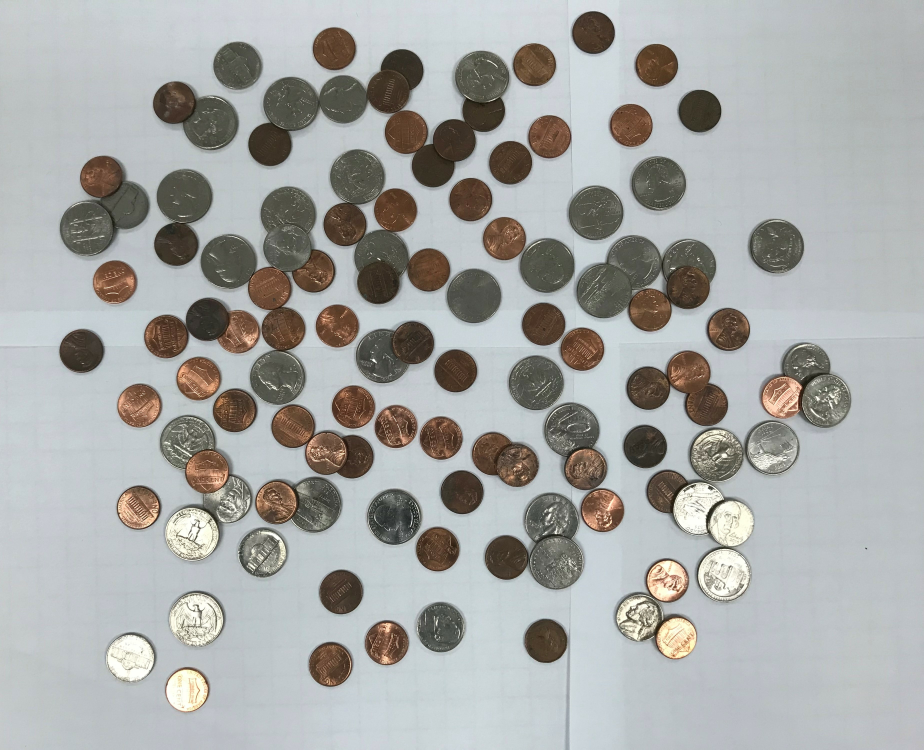
//> input picture l07/coinsHarder2-2018__.jpg, 3696 x 2997 px, given in place of coins3__.jpg, which was not available (shown at 1/4 size)
$ ./l071_copy_2 coinsHarder2-2018__.jpg   (built with g++ and OpenCV 4)
//> lines starting //> are read from the running program, lines starting //| are printed output that depends on the picture; after the words box and inside, x2 and y2 are one past the last pixel; in counts of white or black regions, pixels touching at a corner belong together; pictures that were not available may be replaced by others from this repository, and a replacement may not be noted
//Satvik Matta
//March 10, 2023

// This program will read in an image and use openCV to find the coins in the image
// and then draw a circle around them.

//It will also classify the coins as pennies, nickels, dimes, quarters, half dollars, and dollars.

#include <iostream>
#include <fstream>
#include <opencv2/opencv.hpp>
#include <opencv2/highgui.hpp>
#include <opencv2/imgproc.hpp>

using namespace std;

void image3(){
    //Read in the image
    cv::Mat image = cv::imread("coins3__.jpg", cv::IMREAD_COLOR);
    //convert to grayscale
    cv::Mat gray;
    cv::cvtColor(image, gray, cv::COLOR_BGR2GRAY);

    //write the grayscale image to a file
    cv::imwrite("imageg.jpg", gray);

    //blur the image with a 5x5 kernel
    cv::Mat blur;
    cv::GaussianBlur(gray, blur, cv::Size(5,5), 0);

    //erode the image
    cv::Mat erode;
    cv::erode(blur, erode, cv::Mat(), cv::Point(-1,-1), 15);

    //dilate the image
    cv::Mat dilate;
    cv::dilate(erode, dilate, cv::Mat(), cv::Point(-1,-1), 15);

    cv::Mat contours;
    cv::Canny(blur, contours, 70, 200);
    cv::imwrite("imagef.jpg", contours);

    // //HoughCircles
    std::vector<cv::Vec3f> circles;
    cv::HoughCircles(dilate, circles, cv::HOUGH_GRADIENT, 2, 50, 121, 61, 75, 180);

    //draw the circles
    for (size_t i = 0; i < circles.size(); i++){
        cv::Point center(cvRound(circles[i][0]), cvRound(circles[i][1]));
        int radius = cvRound(circles[i][2]);
        cv::circle(image, center, radius, cv::Scalar(0, 0, 255), 3);
    }

    cv::imwrite("imageCircles.jpg", image);

    int average_radius = 0;
    for(int i = 0; i < circles.size(); i++){
        average_radius += circles[i][2];
    }
    average_radius = average_radius / circles.size();

    cout << "Average radius: " << average_radius << endl;

    //classify the coins by ratio to the average radius
    //make a vector of the coins for each coin
    vector<cv::Vec3f> coinP;
    vector<cv::Vec3f> coinN;
    vector<cv::Vec3f> coinD;
    vector<cv::Vec3f> coinQ;
    vector<cv::Vec3f> coinDol;
    for(int i = 0; i < circles.size(); i++){
        int x = circles[i][0];
        int y = circles[i][1];
        int b = image.at<cv::Vec3b>(y,x)[0];
        int g = image.at<cv::Vec3b>(y,x)[1];
        int r = image.at<cv::Vec3b>(y,x)[2];
        if(circles[i][2] < average_radius * 1.01 && r > (g+b)/2 ){
            if(r> 120){
                coinP.push_back(circles[i]);
            }
            else if(r > 60 && r < (g+b)/2 + 10){
                coinN.push_back(circles[i]);
            }
            else if(g < 100 && b < 100){
                coinP.push_back(circles[i]);
            }
            else{
                coinN.push_back(circles[i]);
            }
        }
        else if(circles[i][2] < average_radius * 0.9  ){
            coinD.push_back(circles[i]);
        }
        else if(circles[i][2] < average_radius * 1.134){
            coinN.push_back(circles[i]);
        }
        else if(circles[i][2] < average_radius * 1.3){
            coinQ.push_back(circles[i]);
        }
        else{
            coinDol.push_back(circles[i]);
        }
    }
    //draw the circles for each coin type in a different color
    //pennies are red
    for (size_t i = 0; i < coinP.size(); i++){
        cv::Point center(cvRound(coinP[i][0]), cvRound(coinP[i][1]));
        int radius = cvRound(coinP[i][2]);
        cv::circle(image, center, radius, cv::Scalar(0, 0, 255), 3);
    }
    //nickels are yellow
    for (size_t i = 0; i < coinN.size(); i++){
        cv::Point center(cvRound(coinN[i][0]), cvRound(coinN[i][1]));
        int radius = cvRound(coinN[i][2]);
        cv::circle(image, center, radius, cv::Scalar(0, 255, 255), 3);
    }
    //dimes are blue
    for (size_t i = 0; i < coinD.size(); i++){
        cv::Point center(cvRound(coinD[i][0]), cvRound(coinD[i][1]));
        int radius = cvRound(coinD[i][2]);
        cv::circle(image, center, radius, cv::Scalar(255, 0, 0), 3);
    }
    //quarters are purple
    for (size_t i = 0; i < coinQ.size(); i++){
        cv::Point center(cvRound(coinQ[i][0]), cvRound(coinQ[i][1]));
        int radius = cvRound(coinQ[i][2]);
        cv::circle(image, center, radius, cv::Scalar(255, 0, 255), 3);
    }
    //dollars are pink
    for (size_t i = 0; i < coinDol.size(); i++){
        cv::Point center(cvRound(coinDol[i][0]), cvRound(coinDol[i][1]));
        int radius = cvRound(coinDol[i][2]);
        cv::circle(image, center, radius, cv::Scalar(255, 192, 203), 3);
    }

    cv::imwrite("imageCoins.jpg", image);

    //print the number of each coin and the total value
    cout << "Pennies: " << coinP.size() << endl;
    cout << "Nickels: " << coinN.size() << endl;
    cout << "Dimes: " << coinD.size() << endl;
    cout << "Quarters: " << coinQ.size() << endl;
    cout << "Half Dollars" << 0 << endl;
    cout << "Dollars: " << coinDol.size() << endl;
    cout << "Total value: $" << coinP.size() * 0.01 + coinN.size() * 0.05 + coinD.size() * 0.1 + coinQ.size() * 0.25 + coinDol.size() << endl;

    //print the same to a text file named "results.txt"
    ofstream myfile;
    myfile.open("results.txt");
    myfile << "Pennies: " << coinP.size() << endl;
    myfile << "Nickels: " << coinN.size() << endl;
    myfile << "Dimes: " << coinD.size() << endl;
    myfile << "Quarters: " << coinQ.size() << endl;
    myfile << "Half Dollars" << 0 << endl;
    myfile << "Dollars: " << coinDol.size() << endl;
    myfile << "Total value: $" << coinP.size() * 0.01 + coinN.size() * 0.05 + coinD.size() * 0.1 + coinQ.size() * 0.25 + coinDol.size() << endl;
    myfile.close();
}

// [282 lines left out: functions image2, image1, not called in this run]

void part1(bool image11, bool image21, bool image31, int argc, char *argv[]){
//> called with image11 = false, image21 = false, image31 = true, argc = 2
    if(image11){
            string inputfile = "image.jpg"; //
            int lt = 100; //
            int ht = 200; //
            string imfName = "imagef.jpg";  //
            string imCirName = "imageCircles.jpg"; //
            string imCoinName = "imageCoins.jpg"; //
            string imResName = "results.txt"; //
            string imgName = "imageg.jpg"; //
            int minR = 70; //
            int maxR = 100; //
            int minDist = 100; //
            int thresh = 100; //
            // -ht 90 -minR 75 -maxR 170 -circlethresh 70 -dist 110
            for (int i = 0; i < argc; i++){
                if(strcmp(argv[i], "-f") == 0){
                    inputfile = argv[i+1];
                }
                else if(strcmp(argv[i], "-lt") == 0){
                    lt = atoi(argv[i+1]);
                }
                else if(strcmp(argv[i], "-ht") == 0){
                    ht = atoi(argv[i+1]);
                }
                else if(strcmp(argv[i], "-imf") == 0){
                    imfName = argv[i+1];
                }
                else if(strcmp(argv[i], "-imCir") == 0){
                    imCirName = argv[i+1];
                }
                else if(strcmp(argv[i], "-imCoin") == 0){
                    imCoinName = argv[i+1];
                }
                else if(strcmp(argv[i], "-imRes") == 0){
                    imResName = argv[i+1];
                }
                else if(strcmp(argv[i], "-minR") == 0){
                    minR = atoi(argv[i+1]);
                }
                else if(strcmp(argv[i], "-maxR") == 0){
                    maxR = atoi(argv[i+1]);
                }
                else if(strcmp(argv[i], "-dist") == 0){
                    minDist = atoi(argv[i+1]);
                }
                else if(strcmp(argv[i], "-tresh") == 0){
                    thresh = atoi(argv[i+1]);
                }
                else if(strcmp(argv[i], "-img") == 0){
                    imgName = argv[i+1];
                }
            }
        image1();
    }
    else if(image21){
            string inputfile = "image.jpg";
            int lt = 100;
            int ht = 200;
            string imfName = "imagef.jpg";
            string imCirName = "imageCircles.jpg";
            string imCoinName = "imageCoins.jpg";
            string imResName = "results.txt";
            string imgName = "imageg.jpg";
            int minR = 70;
            int maxR = 100;
            int minDist = 100;
            int thresh = 100;
            // -ht 90 -minR 75 -maxR 170 -circlethresh 70 -dist 110
            for (int i = 0; i < argc; i++){
                if(strcmp(argv[i], "-f") == 0){
                    inputfile = argv[i+1];
                }
                else if(strcmp(argv[i], "-lt") == 0){
                    lt = atoi(argv[i+1]);
                }
                else if(strcmp(argv[i], "-ht") == 0){
                    ht = atoi(argv[i+1]);
                }
                else if(strcmp(argv[i], "-imf") == 0){
                    imfName = argv[i+1];
                }
                else if(strcmp(argv[i], "-imCir") == 0){
                    imCirName = argv[i+1];
                }
                else if(strcmp(argv[i], "-imCoin") == 0){
                    imCoinName = argv[i+1];
                }
                else if(strcmp(argv[i], "-imRes") == 0){
                    imResName = argv[i+1];
                }
                else if(strcmp(argv[i], "-minR") == 0){
                    minR = atoi(argv[i+1]);
                }
                else if(strcmp(argv[i], "-maxR") == 0){
                    maxR = atoi(argv[i+1]);
                }
                else if(strcmp(argv[i], "-dist") == 0){
                    minDist = atoi(argv[i+1]);
                }
                else if(strcmp(argv[i], "-tresh") == 0){
                    thresh = atoi(argv[i+1]);
                }
                else if(strcmp(argv[i], "-img") == 0){
                    imgName = argv[i+1];
                }
            }
        image2();
    }
    else if(image31){
            string inputfile = "image.jpg";
            int lt = 100;
            int ht = 200;
            string imfName = "imagef.jpg";
            string imCirName = "imageCircles.jpg";
            string imCoinName = "imageCoins.jpg";
            string imResName = "results.txt";
            string imgName = "imageg.jpg";
            int minR = 70;
            int maxR = 100;
            int minDist = 100;
            int thresh = 100;
            // -ht 90 -minR 75 -maxR 170 -circlethresh 70 -dist 110
            for (int i = 0; i < argc; i++){
                if(strcmp(argv[i], "-f") == 0){
                    inputfile = argv[i+1];
                }
                else if(strcmp(argv[i], "-lt") == 0){
                    lt = atoi(argv[i+1]);
                }
                else if(strcmp(argv[i], "-ht") == 0){
                    ht = atoi(argv[i+1]);
                }
                else if(strcmp(argv[i], "-imf") == 0){
                    imfName = argv[i+1];
                }
                else if(strcmp(argv[i], "-imCir") == 0){
                    imCirName = argv[i+1];
                }
                else if(strcmp(argv[i], "-imCoin") == 0){
                    imCoinName = argv[i+1];
                }
                else if(strcmp(argv[i], "-imRes") == 0){
                    imResName = argv[i+1];
                }
                else if(strcmp(argv[i], "-minR") == 0){
                    minR = atoi(argv[i+1]);
                }
                else if(strcmp(argv[i], "-maxR") == 0){
                    maxR = atoi(argv[i+1]);
                }
                else if(strcmp(argv[i], "-dist") == 0){
                    minDist = atoi(argv[i+1]);
                }
                else if(strcmp(argv[i], "-tresh") == 0){
                    thresh = atoi(argv[i+1]);
                }
                else if(strcmp(argv[i], "-img") == 0){
                    imgName = argv[i+1];
                }
        }
        image3();
//> in image3, image is the input picture: 2997 rows x 3696 cols, CV_8UC3; mean B, G, R 165.9, 167.8, 166.5
//> in image3, `cv::erode(blur, erode, cv::Mat(), cv::Point(-1,-1), 15);`:
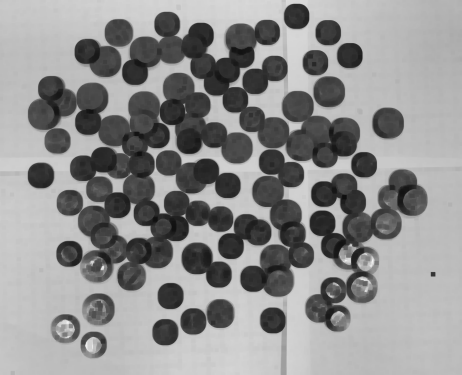
//> erode: 2997 rows x 3696 cols, CV_8UC1 (shown at 1/8 size); min 15, max 246, mean 142.3
//> in image3, `cv::dilate(erode, dilate, cv::Mat(), cv::Point(-1,-1), 15);`:
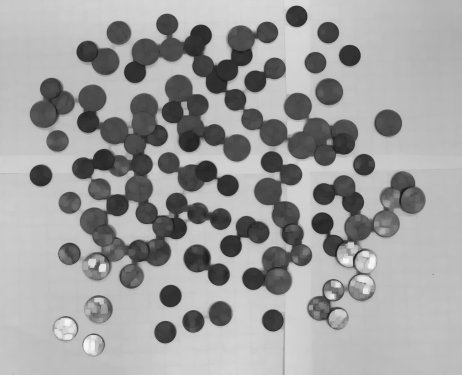
//> dilate: 2997 rows x 3696 cols, CV_8UC1 (shown at 1/8 size); min 15, max 246, mean 159.7
//> in image3, `cv::Canny(blur, contours, 70, 200);`:
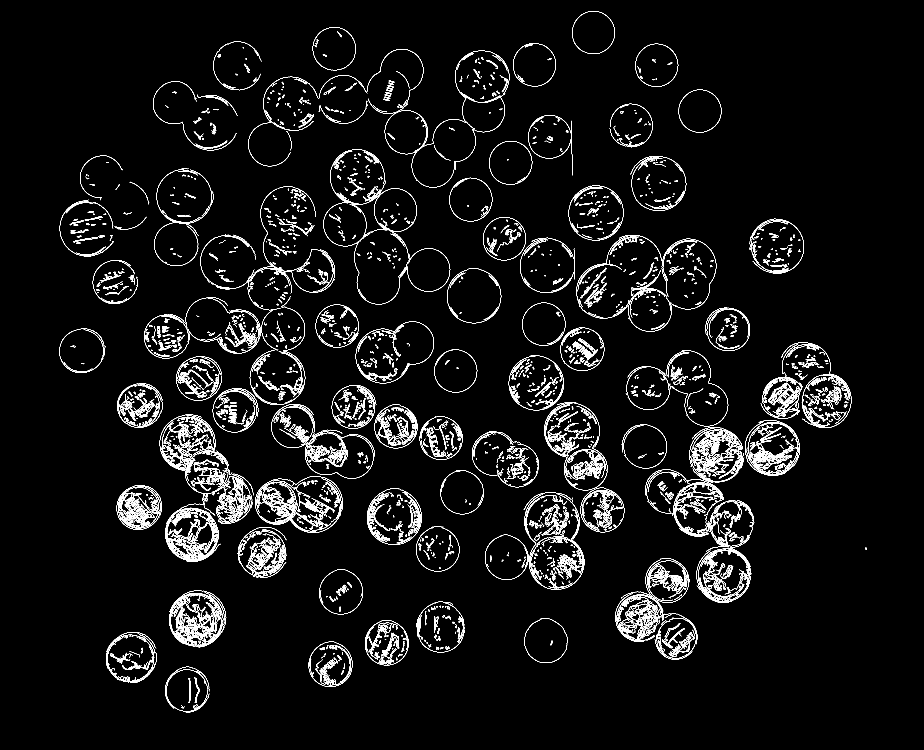
//> contours: 2997 rows x 3696 cols, CV_8UC1 (shown at 1/4 size); 2.6% white in thin lines or dots, all inside (x1, y1, x2, y2) = (237, 45, 3468, 2850)
//> in image3, `cv::HoughCircles(dilate, circles, cv::HOUGH_GRADIENT, 2, 50, 121, 61, ..`: circles = 135 circles (x, y, radius), first 12: [1051, 2211, 97], [2137, 259, 86.2], [3093, 1793, 105.4], [3107, 985, 109.2], [2561, 2467, 99.6], [1763, 1753, 85], [2145, 1531, 109.8], [737, 787, 108.8], [829, 1279, 86.2], [1763, 2511, 97.4], [557, 1623, 88], [349, 913, 111.4]
//> the loop in image3, `for (size_t i = 0; i < circles.size(); i++)` made 135 passes
//> (center, radius) on passes 1 to 8: (Point(1051, 2211), 97), (Point(2137, 259), 86), (Point(3093, 1793), 105), (Point(3107, 985), 109), (Point(2561, 2467), 100), (Point(1763, 1753), 85), (Point(2145, 1531), 110), (Point(737, 787), 109)
//> after the loop in image3, `for (size_t i = 0; i < circles.size(); i++)`:
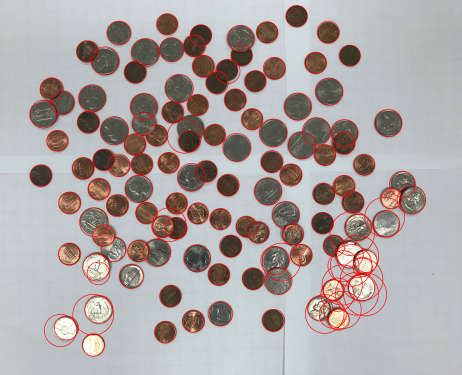
//> image: 2997 rows x 3696 cols, CV_8UC3 (shown at 1/8 size); mean B, G, R 161.2, 163, 171.1
//> the loop in image3, `for(int i = 0; i < circles.size(); i++)` made 135 passes
//> average_radius on passes 1 to 8: 97, 183, 288, 397, 496, 581, 690, 798
//> after the loop in image3, `for(int i = 0; i < circles.size(); i++)`: average_radius = 13674
//> in image3, `average_radius = average_radius / circles.size();`: average_radius = 101
//| Average radius: 101
//> the loop in image3, `for(int i = 0; i < circles.size(); i++)` made 135 passes
//> (x, y, b, g, r) on passes 1 to 8: (1051, 2211, 96, 104, 104), (2137, 259, 66, 91, 117), (3093, 1793, 141, 152, 150), (3107, 985, 65, 75, 75), (2561, 2467, 86, 106, 111), (1763, 1753, 52, 66, 94), (2145, 1531, 81, 92, 90), (737, 787, 58, 70, 70)
//> after the loop in image3, `for(int i = 0; i < circles.size(); i++)`: coinP = 76 items, first 12: [2137, 259, 86.2], [1763, 1753, 85], [829, 1279, 86.2], [557, 1623, 88], [1171, 1705, 86], [555, 2033, 88.4], [1751, 2197, 87.4], [1363, 2371, 86], [531, 2623, 95.8], [665, 1347, 88], [2025, 2231, 86.6], [747, 2759, 89.6]; coinN = 41 items, first 12: [1051, 2211, 97], [3093, 1793, 105.4], [3107, 985, 109.2], [2561, 2467, 99.6], [2145, 1531, 109.8], [737, 787, 108.8], [1763, 2511, 97.4], [349, 913, 111.4], [2633, 733, 110], [951, 265, 95.4], [1109, 1511, 110.2], [2287, 1721, 109.2]; coinQ = 3 items: [751, 1777, 114.6], [2747, 2129, 123.8], [483, 2643, 128.8]; coinDol = 15 items, first 12: [2861, 2051, 167.8], [2737, 2279, 161.2], [745, 2517, 163.4], [2809, 2123, 165.6], [2855, 2349, 172.2], [3077, 1737, 159], [2817, 1869, 176.6], [2699, 2357, 132.6], [2893, 2235, 170], [2597, 2511, 154.6], [1475, 1089, 136.4], [2921, 2355, 172.2]
//> the loop in image3, `for (size_t i = 0; i < coinP.size(); i++)` made 76 passes
//> (center, radius) on passes 1 to 7: (Point(2137, 259), 86), (Point(1763, 1753), 85), (Point(829, 1279), 86), (Point(557, 1623), 88), (Point(1171, 1705), 86), (Point(555, 2033), 88), (Point(1751, 2197), 87)
//> the loop in image3, `for (size_t i = 0; i < coinN.size(); i++)` made 41 passes
//> after the loop in image3, `for (size_t i = 0; i < coinN.size(); i++)`:
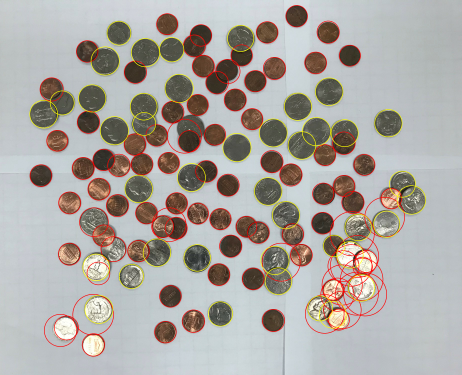
//> image: 2997 rows x 3696 cols, CV_8UC3 (shown at 1/8 size); mean B, G, R 161.2, 166.1, 171.1
//> the loop in image3, `for (size_t i = 0; i < coinQ.size(); i++)` made 3 passes
//> the loop in image3, `for (size_t i = 0; i < coinDol.size(); i++)` made 15 passes
//> after the loop in image3, `for (size_t i = 0; i < coinDol.size(); i++)`:
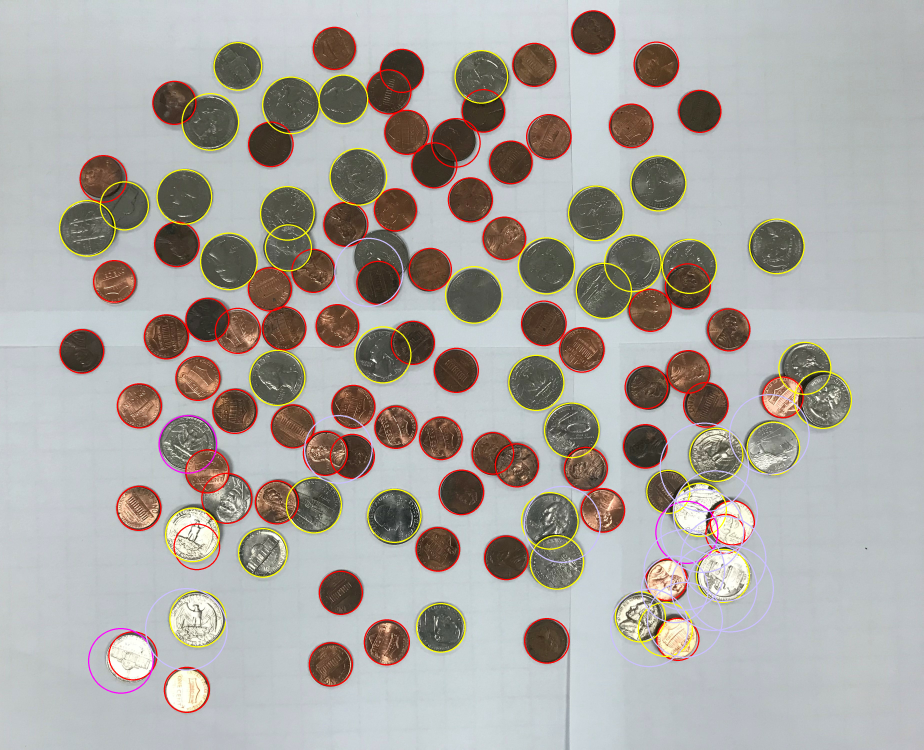
//> image: 2997 rows x 3696 cols, CV_8UC3 (shown at 1/4 size); mean B, G, R 163.1, 167.3, 170.7
//| Pennies: 76
//| Nickels: 41
//| Dimes: 0
//| Quarters: 3
//| Dollars: 15
//| Total value: $18.56
    }
}


int main(int argc, char *argv[]){
    part1(false, false, true, argc, argv);
    return 0;
}
